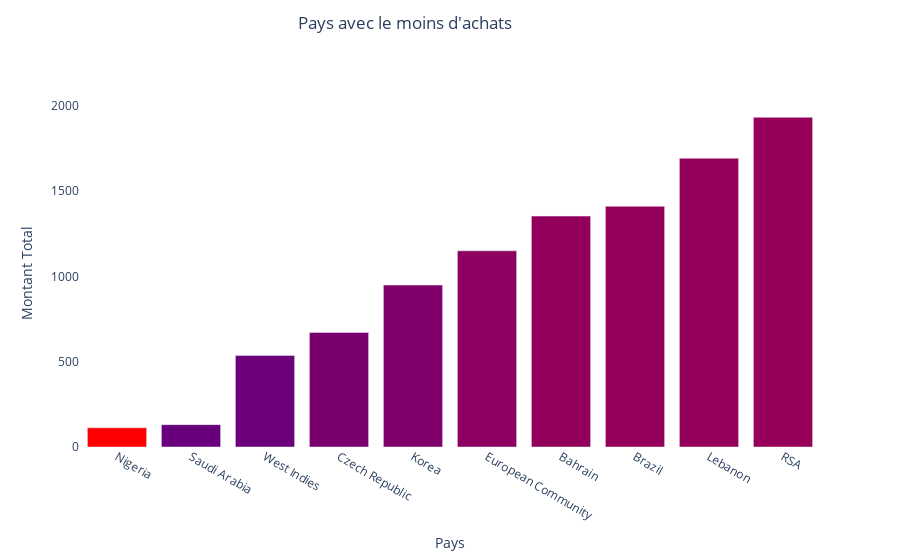

The notebook cell this image was saved under:
### Code cell
fig = go.Figure(data=[
    go.Bar(name="Pays avec le moins d'achats", 
           x=df_countries_purchase_asc['Country'].astype(str), 
           y=df_countries_purchase_asc['TotalPrice'],
           marker_opacity=1,
           marker={'color': df_countries_purchase_desc['TotalPrice'],
                   'colorscale': 'Rainbow'}
          )
    ])

fig.update_layout(title="Pays avec le moins d'achats",
                  title_x=0.45,
                  title_y=0.97,
                  xaxis_title="Pays",
                  yaxis_title="Montant Total",
                  plot_bgcolor='white')
fig.show()

### Figure 1 — Plotly figure (JSON) as saved in the notebook; plotly's stock layout.template omitted (floating-point values rounded to 4 significant figures)
{"data": [{"marker": {"color": [13490000.0, 572700.0, 545900.0, 374000.0, 296100.0, 166400.0, 92290.0, 84050.0, 82300.0, 63360.0], "colorscale": [[0, "rgb(150,0,90)"], [0.125, "rgb(0,0,200)"], [0.25, "rgb(0,25,255)"], [0.375, "rgb(0,152,255)"], [0.5, "rgb(44,255,150)"], [0.625, "rgb(151,255,0)"], [0.75, "rgb(255,234,0)"], [0.875, "rgb(255,111,0)"], [1, "rgb(255,0,0)"]], "opacity": 1}, "name": "Pays avec le moins d'achats", "type": "bar", "x": ["Nigeria", "Saudi Arabia", "West Indies", "Czech Republic", "Korea", "European Community", "Bahrain", "Brazil", "Lebanon", "RSA"], "y": [112.6, 131.2, 536.4, 671.7, 949.8, 1151.0, 1354.0, 1412.0, 1694.0, 1934.0]}], "layout": {"plot_bgcolor": "white", "title": {"text": "Pays avec le moins d'achats", "x": 0.45, "y": 0.97}, "xaxis": {"title": {"text": "Pays"}}, "yaxis": {"title": {"text": "Montant Total"}}}}
